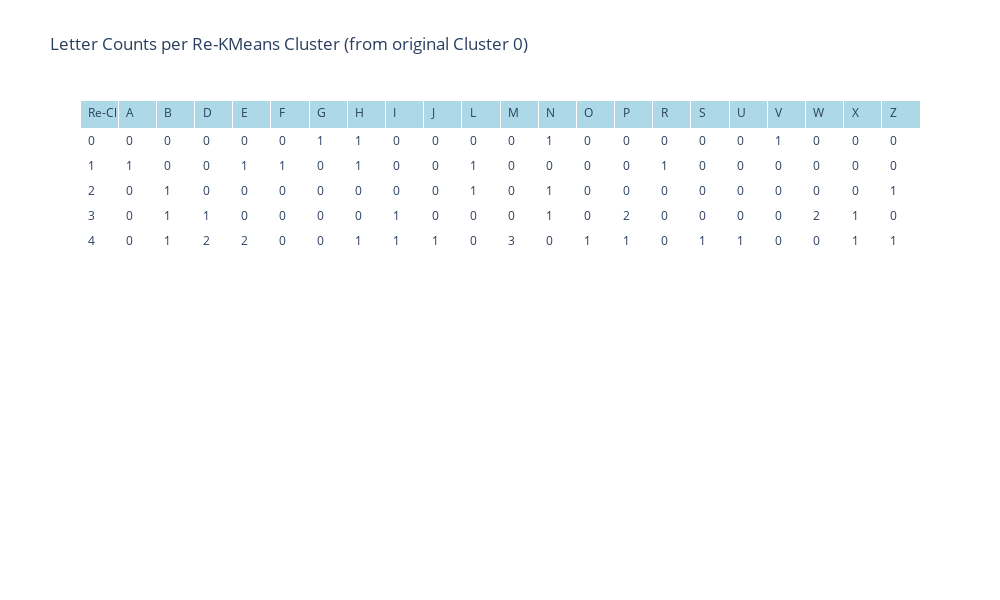

Write notebook code for a chart like this one.
### Code cell
import numpy as np
import pandas as pd
from sklearn.cluster import KMeans
from sklearn.decomposition import PCA
import matplotlib.pyplot as plt
import plotly.graph_objects as go

# --- Assume X and y (original numeric labels 1-26) are defined ---
# For demonstration, let's create dummy X and y for reproducibility
# In your actual code, X and y would be your ASL handshape features and original labels.
# Example:
# X = np.random.rand(100, 10) # 100 samples, 10 features
# y = np.random.randint(1, 27, 100) # 100 labels, numbers from 1 to 26

# --- IMPORTANT: Ensure X and y are defined for the rest of the code to run ---
# If you comment out the example above, make sure your actual X and y are loaded here.
# For this example to be runnable, let's keep the dummy data:
X = np.random.rand(150, 10) # Increased samples to make clusters more likely to have data
# Let's make sure some cluster numbers (0, 1, 2, 3) are likely to be present
y = np.random.randint(1, 27, 150) # Assuming y is labels that can be converted to letters

# Ensure y_letters is a list of actual letters (e.g., 'A', 'B', 'C')
# --- CORRECTED LINE HERE: changed np.issubtype to np.issubdtype ---
y_letters = [chr(n + 64) for n in y] if np.issubdtype(np.array(y).dtype, np.number) else y

# Initial KMeans clustering
kmeans = KMeans(n_clusters=4, random_state=42, n_init='auto')
kmeans.fit(X)
cluster_labels = kmeans.labels_

# --- Diagnostic: Check initial cluster distribution ---
print("Distribution of samples in initial clusters:")
unique_clusters, counts = np.unique(cluster_labels, return_counts=True)
for cluster_id, count in zip(unique_clusters, counts):
    print(f"  Cluster {cluster_id}: {count} samples")
print("-" * 40)


# --- Code for Cluster 0 Analysis ---
target_cluster_id = 0 # Define the cluster ID you're interested in
cluster_0_indices = np.where(cluster_labels == target_cluster_id)[0]
X_cluster_0 = X[cluster_0_indices]
y_letters_cluster_0 = [y_letters[i] for i in cluster_0_indices]

print(f"Number of samples in original Cluster {target_cluster_id}: {len(X_cluster_0)}")

# --- Re-cluster Category 0 ---
if len(X_cluster_0) == 0:
    print(f"\nSkipping re-clustering and Elbow Method for Cluster {target_cluster_id} as it is empty.")
else:
    kmeans_recluster_0 = KMeans(n_clusters=5, random_state=42, n_init='auto')
    kmeans_recluster_0.fit(X_cluster_0)
    re_cluster_labels_0 = kmeans_recluster_0.labels_

    pca_recluster_0 = PCA(n_components=2)
    X_pca_recluster_0 = pca_recluster_0.fit_transform(X_cluster_0)

    df_recluster_0 = pd.DataFrame({'cluster': re_cluster_labels_0, 'letter': y_letters_cluster_0})
    count_table_recluster_0 = pd.crosstab(df_recluster_0['cluster'], df_recluster_0['letter'])

    fig_recluster_0 = go.Figure(data=[go.Table(
        header=dict(
            values=["Re-Cluster"] + list(count_table_recluster_0.columns),
            fill_color='lightblue',
            align='left'
        ),
        cells=dict(
            values=[count_table_recluster_0.index] + [count_table_recluster_0[col].tolist() for col in count_table_recluster_0.columns],
            fill_color='white',
            align='left',
            height=25
        )
    )])

    fig_recluster_0.update_layout(
        title=f"Letter Counts per Re-KMeans Cluster (from original Cluster {target_cluster_id})",
        height=600,
        width=1000
    )
    fig_recluster_0.show()


    # --- Elbow Method for X_cluster_0 ---
    # Determine a range of K values to test
    max_k = min(10, len(X_cluster_0) - 1)
    if max_k < 2:
        print(f"\nNot enough data points in X_cluster_{target_cluster_id} ({len(X_cluster_0)} samples) to run Elbow Method with multiple clusters.")
        print("Elbow Method plot requires at least 2 samples for meaningful clustering.")
    else:
        k_range = range(1, max_k + 1)
        wcss_0 = [] # List to store Within-Cluster Sum of Squares

        print(f"\nRunning Elbow Method for X_cluster_{target_cluster_id}...")
        for k in k_range:
            kmeans_elbow_0 = KMeans(n_clusters=k, random_state=42, n_init='auto')
            kmeans_elbow_0.fit(X_cluster_0)
            wcss_0.append(kmeans_elbow_0.inertia_)

        print(f"WCSS values for K={list(k_range)}: {wcss_0}")

        # Plotting the Elbow Method results using Matplotlib
        plt.figure(figsize=(10, 6))
        plt.plot(k_range, wcss_0, marker='o', linestyle='--')
        plt.title(f'Elbow Method for Optimal K (on Re-clustered Data from Original Cluster {target_cluster_id})')
        plt.xlabel('Number of Clusters (K)')
        plt.ylabel('Within-Cluster Sum of Squares (WCSS)')
        plt.xticks(list(k_range))
        plt.grid(True)
        print(f"Attempting to show Elbow Method plot for Cluster {target_cluster_id}...")
        plt.show()

        print("\nInterpretation of Elbow Method:")
        print("Look for the 'elbow' point in the graph where the rate of decrease in WCSS significantly slows down.")
        print("This point often indicates the optimal number of clusters (K).")

### Figure 1 — Plotly figure (JSON) as saved in the notebook; plotly's stock layout.template omitted (floating-point values rounded to 4 significant figures)
{"data": [{"cells": {"align": "left", "fill": {"color": "white"}, "height": 25, "values": [[0, 1, 2, 3, 4], [0, 1, 0, 0, 0], [0, 0, 1, 1, 1], [0, 0, 0, 1, 2], [0, 1, 0, 0, 2], [0, 1, 0, 0, 0], [1, 0, 0, 0, 0], [1, 1, 0, 0, 1], [0, 0, 0, 1, 1], [0, 0, 0, 0, 1], [0, 1, 1, 0, 0], [0, 0, 0, 0, 3], [1, 0, 1, 1, 0], [0, 0, 0, 0, 1], [0, 0, 0, 2, 1], [0, 1, 0, 0, 0], [0, 0, 0, 0, 1], [0, 0, 0, 0, 1], [1, 0, 0, 0, 0], [0, 0, 0, 2, 0], [0, 0, 0, 1, 1], [0, 0, 1, 0, 1]]}, "header": {"align": "left", "fill": {"color": "lightblue"}, "values": ["Re-Cluster", "A", "B", "D", "E", "F", "G", "H", "I", "J", "L", "M", "N", "O", "P", "R", "S", "U", "V", "W", "X", "Z"]}, "type": "table"}], "layout": {"height": 600, "title": {"text": "Letter Counts per Re-KMeans Cluster (from original Cluster 0)"}, "width": 1000}}
